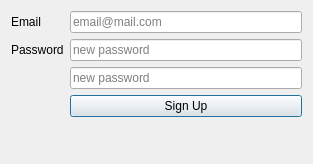
<?xml version="1.0" encoding="UTF-8"?>
<ui version="4.0">
 <class>RegistrationDialog</class>
 <widget class="QDialog" name="RegistrationDialog">
  <property name="geometry">
   <rect>
    <x>0</x>
    <y>0</y>
    <width>313</width>
    <height>164</height>
   </rect>
  </property>
  <property name="windowTitle">
   <string>Sign up</string>
  </property>
  <layout class="QFormLayout" name="formLayout">
   <item row="0" column="0">
    <widget class="QLabel" name="label">
     <property name="text">
      <string>Email</string>
     </property>
    </widget>
   </item>
   <item row="0" column="1">
    <widget class="QLineEdit" name="le_email">
     <property name="placeholderText">
      <string>email@mail.com</string>
     </property>
    </widget>
   </item>
   <item row="1" column="0">
    <widget class="QLabel" name="label_2">
     <property name="text">
      <string>Password</string>
     </property>
    </widget>
   </item>
   <item row="1" column="1">
    <widget class="QLineEdit" name="le_pass">
     <property name="echoMode">
      <enum>QLineEdit::Password</enum>
     </property>
     <property name="placeholderText">
      <string>new password</string>
     </property>
    </widget>
   </item>
   <item row="2" column="1">
    <widget class="QLineEdit" name="le_pass_dupl">
     <property name="echoMode">
      <enum>QLineEdit::Password</enum>
     </property>
     <property name="placeholderText">
      <string>new password</string>
     </property>
    </widget>
   </item>
   <item row="3" column="1">
    <widget class="QPushButton" name="pb_add_user">
     <property name="text">
      <string>Sign Up</string>
     </property>
    </widget>
   </item>
  </layout>
 </widget>
 <tabstops>
  <tabstop>le_email</tabstop>
  <tabstop>le_pass</tabstop>
  <tabstop>le_pass_dupl</tabstop>
  <tabstop>pb_add_user</tabstop>
 </tabstops>
 <resources/>
 <connections/>
</ui>
